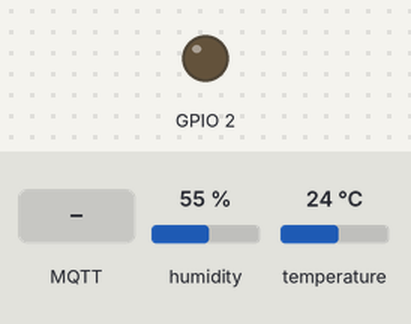
Bench run of a sketch on a simulated ESP8266 (NodeMCU). On the bench: output pins drawn as LEDs (lit = HIGH). The inputs (shaded band) are chosen by the test bench; at power-on: humidity 55 %, temperature 24 °C. WiFi joins after 1.5 s; servers stay silent unless stated; no MQTT or app messages arrive unless stated; what the sketch prints to the serial monitor is not drawn.

Above: at 2.7 s.
2.8 s: MQTT message "0" arrives on the first subscribed topic
At 3.6 s:
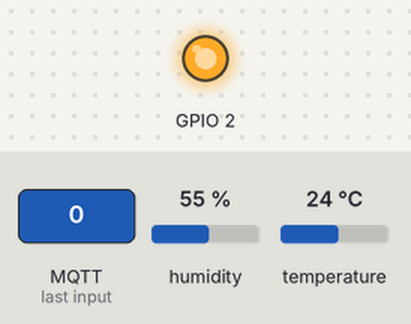
4.3 s: MQTT message "1" arrives on the first subscribed topic
At 4.8 s:
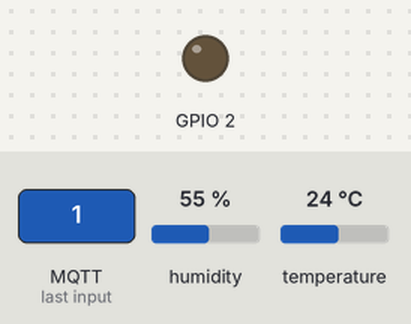
5.8 s: MQTT message "2" arrives on the first subscribed topic
At 7.1 s:
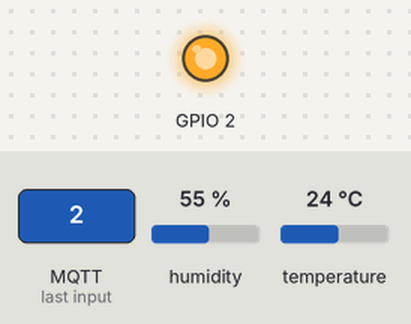
Timing chart, 0 to 8.8 s (numbered marks = the images above; inputs shaded):
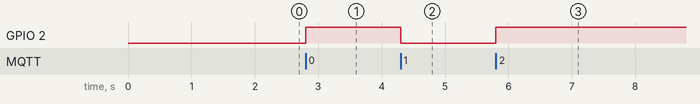

Measured:
- after the input at 2.8 s, GPIO 2: LOW → HIGH at once
- after the input at 4.3 s, GPIO 2: HIGH → LOW at once
- after the input at 5.8 s, GPIO 2: LOW → HIGH at once

The sketch:

mqtt_DHT11.ino
```cpp
/*
 nodemcu D1, D2
 DHT11 온습도 센서 측정해서 mqttbroker로 pub 해보는 예제
 스마트폰 앱을 이용해 sub 하여 온도 습도 값을 스마트폰으로 받아 확인하는 예제
*/

#include <ESP8266WiFi.h>
#include <PubSubClient.h>
#include "DHT.h"
#define DHTPIN 5 // GPIO D1 핀
#define DHTTYPE DHT11
DHT dht(DHTPIN, DHTTYPE);

const char* ssid = "306";
const char* password = "14239823";
const char* mqtt_server = "192.168.0.28"; //raspberrypi4 server 1 IP
//const char* mqtt_username = "hsb";   //homeassistant 이용시 username 필요
//const char* mqtt_password = "1423";

WiFiClient espClient;
PubSubClient client(espClient);

unsigned long lastMsg = 0;
#define MSG_BUFFER_SIZE  (50)
char msg[MSG_BUFFER_SIZE];
int value = 0;

void setup_wifi() {

  delay(10);
  // We start by connecting to a WiFi network
  Serial.println();
  Serial.print("Connecting to ");
  Serial.println(ssid);

  IPAddress ip (192, 168, 0 , 112);    //고정 IP 부여
  IPAddress gateway(192, 168, 0 ,1);   //게이트웨이 설정 (공유기 설정에서 알 수 있음)
  IPAddress subnet(255,255,255,0);     //subnet 네트워크 (공유기 설정에서 알 수 있음)
  WiFi.config(ip, gateway, subnet);

  WiFi.mode(WIFI_STA);
  WiFi.begin(ssid, password);

  while (WiFi.status() != WL_CONNECTED) {
    delay(500);
    Serial.print(".");
  }

  randomSeed(micros());

  Serial.println("");
  Serial.println("WiFi connected");
  Serial.println("IP address: ");
  Serial.println(WiFi.localIP());
}


void callback(char* topic, byte* payload, unsigned int length) {  //수신부
  Serial.print("Message arrived [");
  Serial.print(topic);
  Serial.print("] ");
  for (int i = 0; i < length; i++) {
    Serial.print((char)payload[i]);
  }
  Serial.println();
//----------------------------------------------------------------------------------------
  // test용 내장 LED
  if ((char)payload[0] == '1') {
    digitalWrite(BUILTIN_LED, LOW);
  } else {
    digitalWrite(BUILTIN_LED, HIGH);
  }
}
void reconnect() {
  // Loop until we're reconnected
  while (!client.connected()) {
    Serial.print("Attempting MQTT connection...");
    // Create a random client ID
    String clientId = "DHT11-";
    clientId += String("nodeumcu2");  //장비 이름
    // Attempt to connect
    if (client.connect(clientId.c_str())) {
      Serial.println("connected");
      // Once connected, publish an announcement...
      client.publish("outTopic", "hello world"); //test용 토픽
      client.subscribe("node2BuiltInLED");  //어떤 토픽을 구독 하겠냐 구독 할 토픽

    } else {
      Serial.print("failed, rc=");
      Serial.print(client.state());
      Serial.println(" try again in 5 seconds");
      // Wait 5 seconds before retrying
      delay(5000);
    }
  }
}

void setup() {
  pinMode(BUILTIN_LED, OUTPUT);     // Initialize the BUILTIN_LED pin as an output
  Serial.begin(115200);
  setup_wifi();
  dht.begin();
  client.setServer(mqtt_server, 1883);
  client.setCallback(callback);
}

void loop() {

  if (!client.connected()) {  //항상 연결 상태 유지
    reconnect();
  }
  client.loop();

  unsigned long now = millis();  //딜레이 사용 금지 millis 사용 딜레이 사용시 서버 끊김
  if (now - lastMsg > 1000) {
    lastMsg = now;
    ++value;
    snprintf (msg, MSG_BUFFER_SIZE, "nodemcu2보드 연결 #%ld초 경과", value);
    Serial.print("Publish message: ");
    Serial.println(msg);
    client.publish("hsb/node2connection", msg); //발행 부분 어플리케이션에서는 outhsb를 구독을 해야함
//DHT sensor part
    float h = dht.readHumidity();
    // Read temperature as Celsius (the default)
    float t = dht.readTemperature();
    // Read temperature as Fahrenheit (isFahrenheit = true)
//측정값 출력
    Serial.print(F("Humidity: "));
    Serial.print(h);
    Serial.print(F("%  Temperature: "));
    Serial.println(t);
    snprintf (msg, MSG_BUFFER_SIZE, "%.1f°C", t);
    client.publish("hsb/temp", msg);
    snprintf (msg, MSG_BUFFER_SIZE, "%.1f%%", h);
    client.publish("hsb/humi", msg);
  }
}
```
